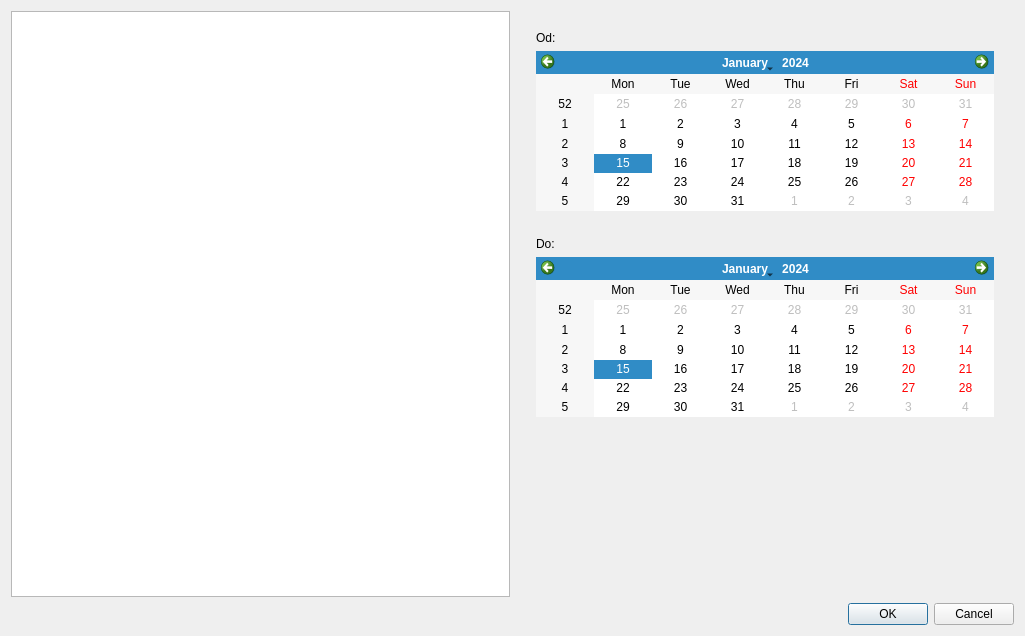
<?xml version="1.0" encoding="UTF-8"?>
<ui version="4.0">
 <class>Dialog</class>
 <widget class="QDialog" name="Dialog">
  <property name="geometry">
   <rect>
    <x>0</x>
    <y>0</y>
    <width>1025</width>
    <height>636</height>
   </rect>
  </property>
  <property name="windowTitle">
   <string>Dialog</string>
  </property>
  <layout class="QVBoxLayout" name="verticalLayout">
   <item>
    <layout class="QHBoxLayout" name="horizontalLayout">
     <property name="margin">
      <number>0</number>
     </property>
     <item>
      <widget class="QTreeView" name="treeView"/>
     </item>
     <item>
      <layout class="QVBoxLayout" name="verticalLayout_2">
       <property name="margin">
        <number>20</number>
       </property>
       <item>
        <widget class="QLabel" name="label_2">
         <property name="text">
          <string>Od:</string>
         </property>
        </widget>
       </item>
       <item>
        <widget class="QCalendarWidget" name="kalendarOd">
         <property name="sizePolicy">
          <sizepolicy hsizetype="Preferred" vsizetype="Preferred">
           <horstretch>0</horstretch>
           <verstretch>0</verstretch>
          </sizepolicy>
         </property>
         <property name="firstDayOfWeek">
          <enum>Qt::Monday</enum>
         </property>
        </widget>
       </item>
       <item>
        <widget class="QLabel" name="label">
         <property name="text">
          <string/>
         </property>
        </widget>
       </item>
       <item>
        <widget class="QLabel" name="label_3">
         <property name="text">
          <string>Do:</string>
         </property>
        </widget>
       </item>
       <item>
        <widget class="QCalendarWidget" name="kalendarDo">
         <property name="sizePolicy">
          <sizepolicy hsizetype="Preferred" vsizetype="Preferred">
           <horstretch>0</horstretch>
           <verstretch>0</verstretch>
          </sizepolicy>
         </property>
         <property name="firstDayOfWeek">
          <enum>Qt::Monday</enum>
         </property>
        </widget>
       </item>
       <item>
        <spacer name="verticalSpacer">
         <property name="orientation">
          <enum>Qt::Vertical</enum>
         </property>
         <property name="sizeHint" stdset="0">
          <size>
           <width>20</width>
           <height>40</height>
          </size>
         </property>
        </spacer>
       </item>
      </layout>
     </item>
    </layout>
   </item>
   <item>
    <widget class="QDialogButtonBox" name="buttonBox">
     <property name="orientation">
      <enum>Qt::Horizontal</enum>
     </property>
     <property name="standardButtons">
      <set>QDialogButtonBox::Cancel|QDialogButtonBox::Ok</set>
     </property>
    </widget>
   </item>
  </layout>
 </widget>
 <resources/>
 <connections>
  <connection>
   <sender>buttonBox</sender>
   <signal>accepted()</signal>
   <receiver>Dialog</receiver>
   <slot>accept()</slot>
   <hints>
    <hint type="sourcelabel">
     <x>248</x>
     <y>254</y>
    </hint>
    <hint type="destinationlabel">
     <x>157</x>
     <y>274</y>
    </hint>
   </hints>
  </connection>
  <connection>
   <sender>buttonBox</sender>
   <signal>rejected()</signal>
   <receiver>Dialog</receiver>
   <slot>reject()</slot>
   <hints>
    <hint type="sourcelabel">
     <x>316</x>
     <y>260</y>
    </hint>
    <hint type="destinationlabel">
     <x>286</x>
     <y>274</y>
    </hint>
   </hints>
  </connection>
 </connections>
</ui>
